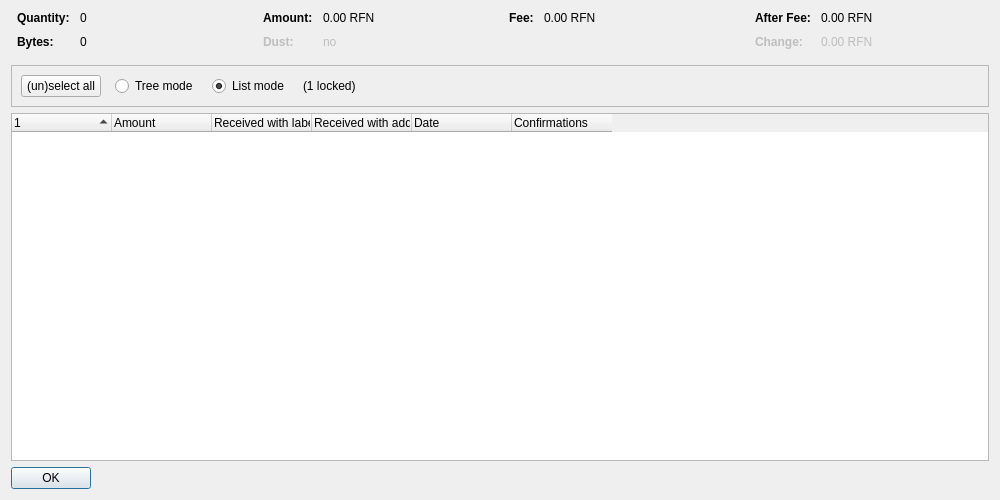
<?xml version="1.0" encoding="UTF-8"?>
<ui version="4.0">
 <class>CoinControlDialog</class>
 <widget class="QDialog" name="CoinControlDialog">
  <property name="geometry">
   <rect>
    <x>0</x>
    <y>0</y>
    <width>1000</width>
    <height>500</height>
   </rect>
  </property>
  <property name="windowTitle">
   <string>Coin Selection</string>
  </property>
  <layout class="QVBoxLayout" name="verticalLayout">
   <item>
    <layout class="QHBoxLayout" name="horizontalLayoutTop" stretch="0,0,0,0">
     <property name="topMargin">
      <number>0</number>
     </property>
     <property name="bottomMargin">
      <number>10</number>
     </property>
     <item>
      <layout class="QFormLayout" name="formLayoutCoinControl1">
       <property name="horizontalSpacing">
        <number>10</number>
       </property>
       <property name="verticalSpacing">
        <number>10</number>
       </property>
       <property name="leftMargin">
        <number>6</number>
       </property>
       <property name="rightMargin">
        <number>6</number>
       </property>
       <item row="0" column="0">
        <widget class="QLabel" name="labelCoinControlQuantityText">
         <property name="font">
          <font>
           <weight>75</weight>
           <bold>true</bold>
          </font>
         </property>
         <property name="text">
          <string>Quantity:</string>
         </property>
        </widget>
       </item>
       <item row="0" column="1">
        <widget class="QLabel" name="labelCoinControlQuantity">
         <property name="cursor">
          <cursorShape>IBeamCursor</cursorShape>
         </property>
         <property name="contextMenuPolicy">
          <enum>Qt::ActionsContextMenu</enum>
         </property>
         <property name="text">
          <string notr="true">0</string>
         </property>
         <property name="textInteractionFlags">
          <set>Qt::LinksAccessibleByMouse|Qt::TextSelectableByKeyboard|Qt::TextSelectableByMouse</set>
         </property>
        </widget>
       </item>
       <item row="1" column="0">
        <widget class="QLabel" name="labelCoinControlBytesText">
         <property name="font">
          <font>
           <weight>75</weight>
           <bold>true</bold>
          </font>
         </property>
         <property name="text">
          <string>Bytes:</string>
         </property>
        </widget>
       </item>
       <item row="1" column="1">
        <widget class="QLabel" name="labelCoinControlBytes">
         <property name="cursor">
          <cursorShape>IBeamCursor</cursorShape>
         </property>
         <property name="contextMenuPolicy">
          <enum>Qt::ActionsContextMenu</enum>
         </property>
         <property name="text">
          <string notr="true">0</string>
         </property>
         <property name="textInteractionFlags">
          <set>Qt::LinksAccessibleByMouse|Qt::TextSelectableByKeyboard|Qt::TextSelectableByMouse</set>
         </property>
        </widget>
       </item>
      </layout>
     </item>
     <item>
      <layout class="QFormLayout" name="formLayoutCoinControl2">
       <property name="horizontalSpacing">
        <number>10</number>
       </property>
       <property name="verticalSpacing">
        <number>10</number>
       </property>
       <property name="leftMargin">
        <number>6</number>
       </property>
       <property name="rightMargin">
        <number>6</number>
       </property>
       <item row="0" column="0">
        <widget class="QLabel" name="labelCoinControlAmountText">
         <property name="font">
          <font>
           <weight>75</weight>
           <bold>true</bold>
          </font>
         </property>
         <property name="text">
          <string>Amount:</string>
         </property>
        </widget>
       </item>
       <item row="0" column="1">
        <widget class="QLabel" name="labelCoinControlAmount">
         <property name="cursor">
          <cursorShape>IBeamCursor</cursorShape>
         </property>
         <property name="contextMenuPolicy">
          <enum>Qt::ActionsContextMenu</enum>
         </property>
         <property name="text">
          <string notr="true">0.00 RFN</string>
         </property>
         <property name="textInteractionFlags">
          <set>Qt::LinksAccessibleByMouse|Qt::TextSelectableByKeyboard|Qt::TextSelectableByMouse</set>
         </property>
        </widget>
       </item>
       <item row="1" column="0">
        <widget class="QLabel" name="labelCoinControlLowOutputText">
         <property name="enabled">
          <bool>false</bool>
         </property>
         <property name="font">
          <font>
           <weight>75</weight>
           <bold>true</bold>
          </font>
         </property>
         <property name="text">
          <string>Dust:</string>
         </property>
        </widget>
       </item>
       <item row="1" column="1">
        <widget class="QLabel" name="labelCoinControlLowOutput">
         <property name="enabled">
          <bool>false</bool>
         </property>
         <property name="cursor">
          <cursorShape>IBeamCursor</cursorShape>
         </property>
         <property name="contextMenuPolicy">
          <enum>Qt::ActionsContextMenu</enum>
         </property>
         <property name="text">
          <string notr="true">no</string>
         </property>
         <property name="textInteractionFlags">
          <set>Qt::LinksAccessibleByMouse|Qt::TextSelectableByKeyboard|Qt::TextSelectableByMouse</set>
         </property>
        </widget>
       </item>
      </layout>
     </item>
     <item>
      <layout class="QFormLayout" name="formLayoutCoinControl3">
       <property name="horizontalSpacing">
        <number>10</number>
       </property>
       <property name="verticalSpacing">
        <number>10</number>
       </property>
       <property name="leftMargin">
        <number>6</number>
       </property>
       <property name="rightMargin">
        <number>6</number>
       </property>
       <item row="0" column="0">
        <widget class="QLabel" name="labelCoinControlFeeText">
         <property name="font">
          <font>
           <weight>75</weight>
           <bold>true</bold>
          </font>
         </property>
         <property name="text">
          <string>Fee:</string>
         </property>
        </widget>
       </item>
       <item row="0" column="1">
        <widget class="QLabel" name="labelCoinControlFee">
         <property name="cursor">
          <cursorShape>IBeamCursor</cursorShape>
         </property>
         <property name="contextMenuPolicy">
          <enum>Qt::ActionsContextMenu</enum>
         </property>
         <property name="text">
          <string notr="true">0.00 RFN</string>
         </property>
         <property name="textInteractionFlags">
          <set>Qt::LinksAccessibleByMouse|Qt::TextSelectableByKeyboard|Qt::TextSelectableByMouse</set>
         </property>
        </widget>
       </item>
      </layout>
     </item>
     <item>
      <layout class="QFormLayout" name="formLayoutCoinControl4">
       <property name="horizontalSpacing">
        <number>10</number>
       </property>
       <property name="verticalSpacing">
        <number>10</number>
       </property>
       <property name="leftMargin">
        <number>6</number>
       </property>
       <property name="rightMargin">
        <number>6</number>
       </property>
       <item row="0" column="0">
        <widget class="QLabel" name="labelCoinControlAfterFeeText">
         <property name="font">
          <font>
           <weight>75</weight>
           <bold>true</bold>
          </font>
         </property>
         <property name="text">
          <string>After Fee:</string>
         </property>
        </widget>
       </item>
       <item row="0" column="1">
        <widget class="QLabel" name="labelCoinControlAfterFee">
         <property name="cursor">
          <cursorShape>IBeamCursor</cursorShape>
         </property>
         <property name="contextMenuPolicy">
          <enum>Qt::ActionsContextMenu</enum>
         </property>
         <property name="text">
          <string notr="true">0.00 RFN</string>
         </property>
         <property name="textInteractionFlags">
          <set>Qt::LinksAccessibleByMouse|Qt::TextSelectableByKeyboard|Qt::TextSelectableByMouse</set>
         </property>
        </widget>
       </item>
       <item row="1" column="0">
        <widget class="QLabel" name="labelCoinControlChangeText">
         <property name="enabled">
          <bool>false</bool>
         </property>
         <property name="font">
          <font>
           <weight>75</weight>
           <bold>true</bold>
          </font>
         </property>
         <property name="text">
          <string>Change:</string>
         </property>
        </widget>
       </item>
       <item row="1" column="1">
        <widget class="QLabel" name="labelCoinControlChange">
         <property name="enabled">
          <bool>false</bool>
         </property>
         <property name="cursor">
          <cursorShape>IBeamCursor</cursorShape>
         </property>
         <property name="contextMenuPolicy">
          <enum>Qt::ActionsContextMenu</enum>
         </property>
         <property name="text">
          <string notr="true">0.00 RFN</string>
         </property>
         <property name="textInteractionFlags">
          <set>Qt::LinksAccessibleByMouse|Qt::TextSelectableByKeyboard|Qt::TextSelectableByMouse</set>
         </property>
        </widget>
       </item>
      </layout>
     </item>
    </layout>
   </item>
   <item>
    <widget class="QFrame" name="frame">
     <property name="minimumSize">
      <size>
       <width>0</width>
       <height>40</height>
      </size>
     </property>
     <property name="frameShape">
      <enum>QFrame::StyledPanel</enum>
     </property>
     <property name="frameShadow">
      <enum>QFrame::Sunken</enum>
     </property>
     <layout class="QHBoxLayout" name="horizontalLayout">
      <item>
       <layout class="QHBoxLayout" name="horizontalLayoutPanel" stretch="0,0,0,0,0">
        <property name="spacing">
         <number>14</number>
        </property>
        <item>
         <widget class="QPushButton" name="pushButtonSelectAll">
          <property name="sizePolicy">
           <sizepolicy hsizetype="Maximum" vsizetype="Fixed">
            <horstretch>0</horstretch>
            <verstretch>0</verstretch>
           </sizepolicy>
          </property>
          <property name="text">
           <string>(un)select all</string>
          </property>
          <property name="autoDefault">
           <bool>false</bool>
          </property>
         </widget>
        </item>
        <item>
         <widget class="QRadioButton" name="radioTreeMode">
          <property name="sizePolicy">
           <sizepolicy hsizetype="Maximum" vsizetype="Fixed">
            <horstretch>0</horstretch>
            <verstretch>0</verstretch>
           </sizepolicy>
          </property>
          <property name="text">
           <string>Tree mode</string>
          </property>
         </widget>
        </item>
        <item>
         <widget class="QRadioButton" name="radioListMode">
          <property name="sizePolicy">
           <sizepolicy hsizetype="Maximum" vsizetype="Fixed">
            <horstretch>0</horstretch>
            <verstretch>0</verstretch>
           </sizepolicy>
          </property>
          <property name="text">
           <string>List mode</string>
          </property>
          <property name="checked">
           <bool>true</bool>
          </property>
         </widget>
        </item>
        <item>
         <widget class="QLabel" name="labelLocked">
          <property name="text">
           <string notr="true">(1 locked)</string>
          </property>
         </widget>
        </item>
        <item>
         <spacer name="horizontalSpacer">
          <property name="orientation">
           <enum>Qt::Horizontal</enum>
          </property>
          <property name="sizeHint" stdset="0">
           <size>
            <width>40</width>
            <height>20</height>
           </size>
          </property>
         </spacer>
        </item>
       </layout>
      </item>
     </layout>
    </widget>
   </item>
   <item>
    <widget class="CoinControlTreeWidget" name="treeWidget">
     <property name="contextMenuPolicy">
      <enum>Qt::CustomContextMenu</enum>
     </property>
     <property name="sortingEnabled">
      <bool>false</bool>
     </property>
     <property name="columnCount">
      <number>6</number>
     </property>
     <attribute name="headerShowSortIndicator" stdset="0">
      <bool>true</bool>
     </attribute>
     <attribute name="headerStretchLastSection">
      <bool>false</bool>
     </attribute>
     <column>
      <property name="text">
       <string/>
      </property>
     </column>
     <column>
      <property name="text">
       <string>Amount</string>
      </property>
     </column>
     <column>
      <property name="text">
       <string>Received with label</string>
      </property>
     </column>
     <column>
      <property name="text">
       <string>Received with address</string>
      </property>
     </column>
     <column>
      <property name="text">
       <string>Date</string>
      </property>
     </column>
     <column>
      <property name="text">
       <string>Confirmations</string>
      </property>
      <property name="toolTip">
       <string>Confirmed</string>
      </property>
     </column>
     <column>
      <property name="text">
       <string/>
      </property>
     </column>
     <column>
      <property name="text">
       <string/>
      </property>
     </column>
     <column>
      <property name="text">
       <string/>
      </property>
     </column>
     <column>
      <property name="text">
       <string/>
      </property>
     </column>
    </widget>
   </item>
   <item>
    <widget class="QDialogButtonBox" name="buttonBox">
     <property name="sizePolicy">
      <sizepolicy hsizetype="Maximum" vsizetype="Fixed">
       <horstretch>0</horstretch>
       <verstretch>0</verstretch>
      </sizepolicy>
     </property>
     <property name="orientation">
      <enum>Qt::Horizontal</enum>
     </property>
     <property name="standardButtons">
      <set>QDialogButtonBox::Ok</set>
     </property>
    </widget>
   </item>
  </layout>
 </widget>
 <customwidgets>
  <customwidget>
   <class>CoinControlTreeWidget</class>
   <extends>QTreeWidget</extends>
   <header>qt/coincontroltreewidget.h</header>
  </customwidget>
 </customwidgets>
 <resources/>
 <connections/>
</ui>
